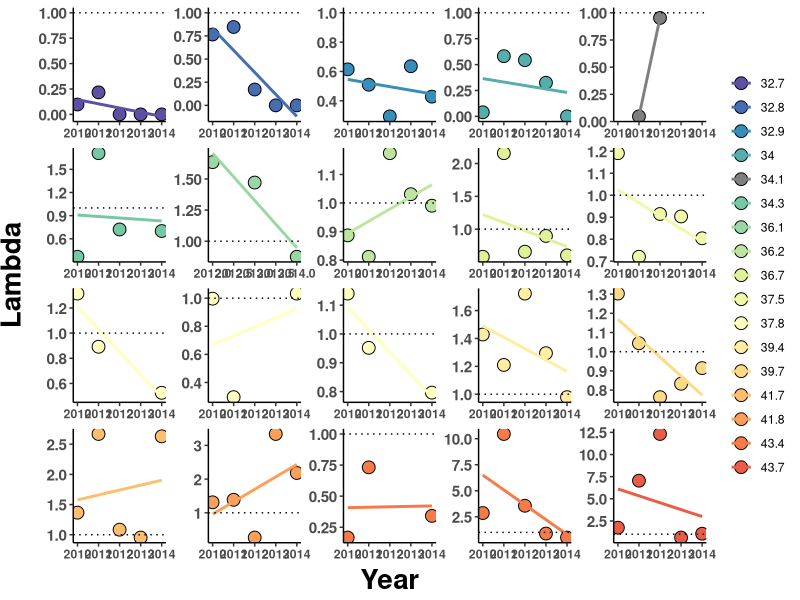
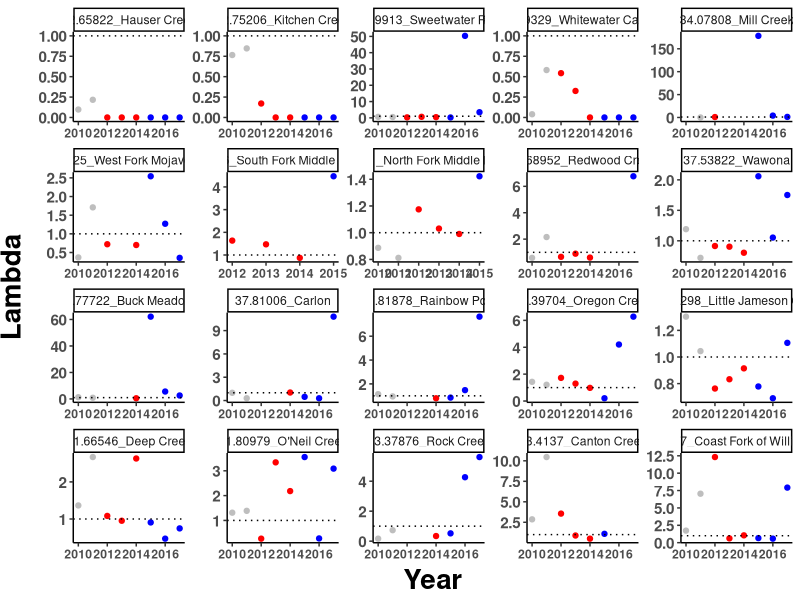

R code for these plots, in order: (Note: this script raises an error after producing the figures.)
#### PROJECT: Evolutionary rescue of Mimulus cardinalis populations during extreme drought
#### PURPOSE OF THIS SCRIPT: Produce demography graphs for publication
#### AUTHOR: Amy Angert & Daniel Anstett
#### DATE LAST MODIFIED: 20240627


#*******************************************************************************
#### 0. Clean workspace and load required packages
#*******************************************************************************

# Remove objects and clear workspace
rm(list = ls(all=TRUE))

# Make vector of packages needed
packages_needed <- c("tidyverse", "RColorBrewer","cowplot")

# Install packages needed (if not already installed)
for (i in 1:length(packages_needed)){
  if(!(packages_needed[i] %in% installed.packages())){install.packages(packages_needed[i])}
}

# Load packages needed
for (i in 1:length(packages_needed)){
  library(packages_needed[i], character.only = TRUE)
}


#*******************************************************************************
### 1. Read in lambda estimates for each site and year 
#*******************************************************************************
dat <- read.csv("data/demography data/siteYear.lambda_2010-2019.csv") %>% 
  mutate(Site.Name=paste(Latitude,Site, sep = "_")) %>% filter(Year!=2018)

# add color ramp column
color <- read_csv("data/genomic_data/pop_meta_data.csv") %>% 
  dplyr::select(Site, Lat.Color) %>% 
  unique()

dat <- left_join(dat, color)

dat_pre <- dat %>% filter(Year<2012)
dat_drought <- dat %>% filter(between(Year,2012,2014))
dat_recovery <- dat %>% filter(between(Year,2015,2017))
dat_post <- dat %>% filter(Year>2017)
dat_decline <- dat %>% filter(Year<2015)

#*******************************************************************************
### 1. Visualize declines over time for all sites (Fig S1)
#*******************************************************************************

#Decline only
ggplot(dat_decline, aes(x=Year, y=lambda)) +
  geom_point(aes(fill=as.factor(round(Latitude, 1))), shape=21, size=4) +
  geom_smooth(method=lm, se=FALSE, aes(color=as.factor(round(Latitude, 1)))) + 
  scale_color_manual(values=rev(unique(dat_decline$Lat.Color)), aesthetics = c("color", "fill")) +
  scale_y_continuous(name="Lambda")+ scale_x_continuous(name="Year")+
  geom_hline(yintercept=1, linetype="dotted") +
  facet_wrap(~Site.Name, scale="free") + theme_classic() + theme(
    #facet_wrap(~Site.Lat, scale="free") + theme_classic() + theme(
    axis.text.x = element_text(face="bold"),
    axis.text.y = element_text(size=11,face="bold"),
    axis.title.x = element_text(color="black", size=20, vjust = 0.5, face="bold"),
    axis.title.y = element_text(color="black", size=20,vjust = 2, face="bold",hjust=0.5)) + theme(strip.background = element_blank(), strip.text.x = element_blank(), legend.title = element_blank())

#ggsave("Graphs/Demography/01_decline.pdf",width=14, height = 8, units = "in")


#*******************************************************************************
### 3. Visualize estimates over time for all sites (Fig S9)
#*******************************************************************************

#Decline & Recovery
ggplot(dat, aes(x=Year, y=lambda)) +
  geom_point(data=filter(dat, Year<2012), col="grey") +
  geom_point(data=filter(dat, between(Year,2012,2014)), col="red") +
  geom_point(data=filter(dat, between(Year,2015,2017)), col="blue") +
  geom_point(data=filter(dat, Year>2017), col="grey") +
  scale_y_continuous(name="Lambda")+ scale_x_continuous(name="Year")+
  geom_hline(yintercept=1, linetype="dotted") +
  facet_wrap(~Site.Name, scale="free") + theme_classic() + theme(
  #facet_wrap(~Site.Lat, scale="free") + theme_classic() + theme(
    axis.text.x = element_text(face="bold"),
    axis.text.y = element_text(size=11,face="bold"),
    axis.title.x = element_text(color="black", size=20, vjust = 0.5, face="bold"),
    axis.title.y = element_text(color="black", size=20,vjust = 2, face="bold",hjust=0.5))
#+
#theme(strip.background = element_blank(), strip.text.x = element_blank(),
#     legend.title = element_blank())

ggsave("Graphs/Demography/01_decline_recovery.pdf",width=14, height = 8, units = "in")


#*******************************************************************************
### 4. Visualize decline over time for select sites (Fig 1D)
#*******************************************************************************

#Little Jamison
dat_little <- dat %>% filter(Site=="Little Jameson Creek") %>% filter(Year<2015)
plot_3 <- ggplot(dat_little, aes(x=Year, y=lambda)) + geom_point(size=4,shape=21,fill="#9BD7A4") +
  #geom_smooth(data=filter(dat_little, Year<2015), method="lm", se=FALSE, col="#9BD7A4",size=1.5) +
  #geom_smooth(data=filter(dat_little, Year>2014), method="lm", se=FALSE, col="blue") +
  scale_y_continuous(name="Lambda")+ scale_x_continuous(name="")+
  geom_hline(yintercept=1, linetype="dotted",size=0.8) + theme_classic() + theme(
    #facet_wrap(~Site.Lat, scale="free") + theme_classic() + theme(
    axis.text.x = element_text(size=18,face="bold"),
    axis.text.y = element_text(size=18,face="bold"),
    axis.title.x = element_text(color="black", size=20, vjust = 0.5, face="bold"),
    axis.title.y = element_text(color="black", size=22,vjust = 2, face="bold",hjust=0.5))
plot_3
ggsave("Graphs/Demography/sites/05_little_jamison.pdf",width=5, height = 4, units = "in")


#*******************************************************************************
### 5. Visualize estimates over time for select sites
#*******************************************************************************

#Kitchen creek
dat_kitchen <- dat %>% filter(Paper_ID==15)
plot_1 <- ggplot(dat_kitchen, aes(x=Year, y=lambda)) + geom_point(size=2) +
  geom_smooth(data=filter(dat_kitchen, Year<2015), method="lm", se=FALSE, col="red") +
  geom_smooth(data=filter(dat_kitchen, Year>2014), method="lm", se=FALSE, col="blue") +
  scale_y_continuous(name="Lambda")+ scale_x_continuous(name="")+
  geom_hline(yintercept=1, linetype="dotted") + theme_classic() + theme(
    #facet_wrap(~Site.Lat, scale="free") + theme_classic() + theme(
    axis.text.x = element_text(size=18,face="bold"),
    axis.text.y = element_text(size=18,face="bold"),
    axis.title.x = element_text(color="black", size=20, vjust = 0.5, face="bold"),
    axis.title.y = element_text(color="black", size=22,vjust = 2, face="bold",hjust=0.5))
ggsave("Graphs/Demography/sites/01_kitchen.pdf",width=6, height = 4, units = "in")

#Wawona
dat_Wawona <- dat %>% filter(Paper_ID==5)
plot_2 <- ggplot(dat_Wawona, aes(x=Year, y=lambda)) + geom_point(size=2) +
  geom_smooth(data=filter(dat_Wawona, Year<2015), method="lm", se=FALSE, col="red") +
  geom_smooth(data=filter(dat_Wawona, Year>2014), method="lm", se=FALSE, col="blue") +
  scale_y_continuous(name="Lambda")+ scale_x_continuous(name="")+
  geom_hline(yintercept=1, linetype="dotted") + theme_classic() + theme(
    #facet_wrap(~Site.Lat, scale="free") + theme_classic() + theme(
    axis.text.x = element_text(size=18,face="bold"),
    axis.text.y = element_text(size=18,face="bold"),
    axis.title.x = element_text(color="black", size=20, vjust = 0.5, face="bold"),
    axis.title.y = element_text(color="black", size=22,vjust = 2, face="bold",hjust=0.5))
ggsave("Graphs/Demography/sites/02_wawona.pdf",width=6, height = 4, units = "in")

#Little Jamison
dat_little <- dat %>% filter(Paper_ID==7)
plot_3 <- ggplot(dat_little, aes(x=Year, y=lambda)) + geom_point(size=2) +
  geom_smooth(data=filter(dat_little, Year<2015), method="lm", se=FALSE, col="red") +
  geom_smooth(data=filter(dat_little, Year>2014), method="lm", se=FALSE, col="blue") +
  scale_y_continuous(name="Lambda")+ scale_x_continuous(name="")+
  geom_hline(yintercept=1, linetype="dotted") + theme_classic() + theme(
    #facet_wrap(~Site.Lat, scale="free") + theme_classic() + theme(
    axis.text.x = element_text(size=18,face="bold"),
    axis.text.y = element_text(size=18,face="bold"),
    axis.title.x = element_text(color="black", size=20, vjust = 0.5, face="bold"),
    axis.title.y = element_text(color="black", size=22,vjust = 2, face="bold",hjust=0.5))
ggsave("Graphs/Demography/sites/03_little_jamison.pdf",width=6, height = 4, units = "in")

#Coast Fork of Willamette
dat_coast <- dat %>% filter(Paper_ID==55)
plot_4 <- ggplot(dat_coast, aes(x=Year, y=lambda)) + geom_point(size=2) +
  geom_smooth(data=filter(dat_coast, Year<2015), method="lm", se=FALSE, col="red") +
  geom_smooth(data=filter(dat_coast, Year>2014), method="lm", se=FALSE, col="blue") +
  scale_y_continuous(name="Lambda")+ scale_x_continuous(name="")+
  geom_hline(yintercept=1, linetype="dotted") + theme_classic() + theme(
    #facet_wrap(~Site.Lat, scale="free") + theme_classic() + theme(
    axis.text.x = element_text(size=18,face="bold"),
    axis.text.y = element_text(size=18,face="bold"),
    axis.title.x = element_text(color="black", size=20, vjust = 0.5, face="bold"),
    axis.title.y = element_text(color="black", size=22,vjust = 2, face="bold",hjust=0.5))
ggsave("Graphs/Demography/sites/04_coast_fork.pdf",width=6, height = 4, units = "in")


